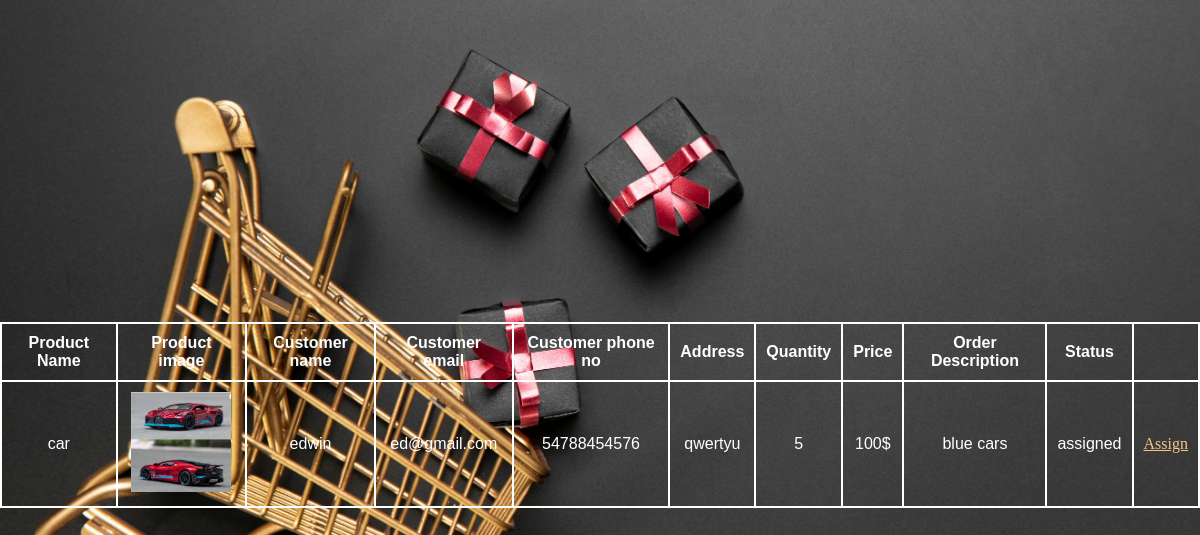
The app's page /sellerorder (signed in), older data.
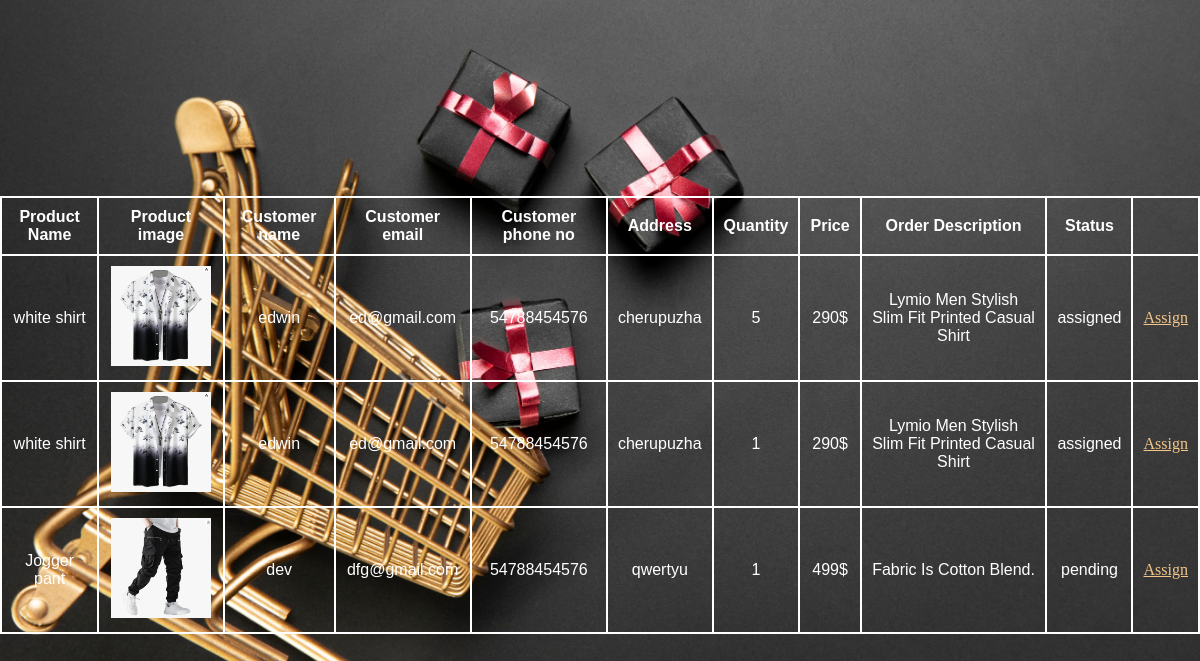
The same page, newer data.
### SpeedKartApp/models.py (models this page shows)
class Order_Table(models.Model):
    Date_Time = models.DateTimeField(auto_now_add=True, null=True, blank=True)
    Order_details = models.CharField(max_length=100, null=True, blank=True)
    PRODUCT_ID = models.ForeignKey(Product_Table,on_delete=models.CASCADE, null= True, blank= True)
    User = models.ForeignKey(UserTable_model, on_delete=models.CASCADE, null=True, blank=True)
    Quantity = models.IntegerField(null= True, blank= True)
    Order_Status = models.CharField(max_length=100, null=True, blank=True)

class Product_Table(models.Model):
    SELLER_ID = models.ForeignKey(Seller_Table, on_delete=models.CASCADE, null=True, blank=True)
    CATEGORY= models.ForeignKey(Category_Table, on_delete=models.CASCADE, null=True, blank=True)
    Product_name = models.CharField(max_length=100, null=True, blank=True)
    Product_image = models.FileField(upload_to='product/',null= True,blank=True)
    Description =  models.CharField(max_length= 100, null= True, blank= True)
    Price = models.IntegerField(null= True, blank= True)
    Quantity = models.IntegerField(null= True, blank= True)

class UserTable_model(models.Model):
    LOGIN_ID = models.ForeignKey(LoginTable_model, on_delete=models.CASCADE, null=True, blank=True)
    Name = models.CharField(max_length=100, null=True, blank=True)
    Email = models.CharField(max_length=100, null=True, blank=True)
    Phone_no = models.IntegerField(null= True, blank= True)
    Address = models.CharField(max_length=200, null=True, blank=True)

### SpeedKartApp/views.py (the view)
# urls.py: path('sellerorder', SellerOrder.as_view(), name="sellerorder"),
class SellerOrder(View):
    def get(self, request):
        obj=Order_Table.objects.filter(PRODUCT_ID__SELLER_ID__LOGIN_ID_id=request.session['login_id'])
        print(request.session['login_id'])
        return render(request, 'seller/vieworder_seller.html', {'obj': obj})

### templates/seller/vieworder_seller.html (shortened to what this page needs)
{% load static %}
<!DOCTYPE html>
<html lang="en">
<head>
    <link rel="stylesheet" href="{% static 'style.css'  %}">
</head>
<body>
    <div class="test">
        <table>
        <th>Product Name</th>
        <th>Product image</th>
        <th>Customer name </th>
        <th>Customer email</th>
        <th>Customer phone no</th>
        <th>Address</th>
        <th>Quantity</th>
        <th>Price</th>
        <th>Order Description</th>
        <th>Status</th>
        <th></th>
        {% for i in obj %}
       <tr>
        <td>{{ i.PRODUCT_ID.Product_name}}</td>
        <td><img src="{{i.PRODUCT_ID.Product_image.url}}" alt="" height="100px" width="100px"></td>
        <td>{{ i.User.Name }}</td>
        <td>{{ i.User.Email }}</td>
        <td>{{ i.User.Phone_no }}</td>
        <td>{{ i.User.Address }}</td>
        <td>{{ i.Quantity }}</td>
        <td>{{ i.PRODUCT_ID.Price }}$</td>
        <td>{{ i.PRODUCT_ID.Description }}</td>
        <td>{{ i.Order_Status }}</td>
       <div class="asign">
        <td>
            <a href="/assigndeliveryboyseller/{{i.id}}">Assign</a>
        </td></div>
       </tr>
       {% endfor %}
    </table>
</body>
</html>

Row changes from the older to the newer data that the page shows:
removed Order_Table: PRODUCT_ID.Product_name "car", PRODUCT_ID.Product_image (picture), User.Name "edwin", User.Email "ed@gmail.com", User.Phone_no "54788454576", User.Address "qwertyu", Quantity "5", PRODUCT_ID.Price "100", PRODUCT_ID.Description "blue cars", Order_Status "assigned"
added Order_Table: PRODUCT_ID.Product_name "white shirt", PRODUCT_ID.Product_image (picture), User.Name "edwin", User.Email "ed@gmail.com", User.Phone_no "54788454576", User.Address "cherupuzha", Quantity "5", PRODUCT_ID.Price "290", PRODUCT_ID.Description "Lymio Men Stylish Slim Fit Printed Casual Shirt", Order_Status "assigned"
added Order_Table: PRODUCT_ID.Product_name "white shirt", PRODUCT_ID.Product_image (picture), User.Name "edwin", User.Email "ed@gmail.com", User.Phone_no "54788454576", User.Address "cherupuzha", Quantity "1", PRODUCT_ID.Price "290", PRODUCT_ID.Description "Lymio Men Stylish Slim Fit Printed Casual Shirt", Order_Status "assigned"
added Order_Table: PRODUCT_ID.Product_name "Jogger pant", PRODUCT_ID.Product_image (picture), User.Name "dev", User.Email "dfg@gmail.com", User.Phone_no "54788454576", User.Address "qwertyu", Quantity "1", PRODUCT_ID.Price "499", PRODUCT_ID.Description "Fabric Is Cotton Blend.", Order_Status "pending"
